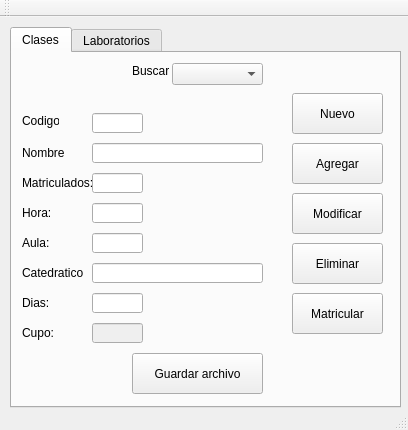
<?xml version="1.0" encoding="UTF-8"?>
<ui version="4.0">
 <class>MainWindow</class>
 <widget class="QMainWindow" name="MainWindow">
  <property name="geometry">
   <rect>
    <x>0</x>
    <y>0</y>
    <width>408</width>
    <height>430</height>
   </rect>
  </property>
  <property name="maximumSize">
   <size>
    <width>410</width>
    <height>430</height>
   </size>
  </property>
  <property name="windowTitle">
   <string>Control Academico</string>
  </property>
  <property name="autoFillBackground">
   <bool>false</bool>
  </property>
  <widget class="QWidget" name="centralWidget">
   <widget class="QTabWidget" name="tabWidget">
    <property name="geometry">
     <rect>
      <x>10</x>
      <y>10</y>
      <width>391</width>
      <height>381</height>
     </rect>
    </property>
    <property name="currentIndex">
     <number>0</number>
    </property>
    <widget class="QWidget" name="tab">
     <attribute name="title">
      <string>Clases</string>
     </attribute>
     <widget class="QLabel" name="label">
      <property name="geometry">
       <rect>
        <x>10</x>
        <y>60</y>
        <width>37</width>
        <height>16</height>
       </rect>
      </property>
      <property name="text">
       <string>Codigo:</string>
      </property>
     </widget>
     <widget class="QLineEdit" name="TxtCatedratico">
      <property name="geometry">
       <rect>
        <x>80</x>
        <y>210</y>
        <width>171</width>
        <height>20</height>
       </rect>
      </property>
     </widget>
     <widget class="QLabel" name="label_4">
      <property name="geometry">
       <rect>
        <x>10</x>
        <y>150</y>
        <width>43</width>
        <height>20</height>
       </rect>
      </property>
      <property name="text">
       <string>Hora:</string>
      </property>
     </widget>
     <widget class="QLineEdit" name="TxtMatriculados">
      <property name="geometry">
       <rect>
        <x>80</x>
        <y>120</y>
        <width>51</width>
        <height>20</height>
       </rect>
      </property>
     </widget>
     <widget class="QLineEdit" name="TxtDias">
      <property name="geometry">
       <rect>
        <x>80</x>
        <y>240</y>
        <width>51</width>
        <height>20</height>
       </rect>
      </property>
     </widget>
     <widget class="QLineEdit" name="TxtNombre">
      <property name="geometry">
       <rect>
        <x>80</x>
        <y>90</y>
        <width>171</width>
        <height>20</height>
       </rect>
      </property>
      <property name="cursorMoveStyle">
       <enum>Qt::LogicalMoveStyle</enum>
      </property>
     </widget>
     <widget class="QLabel" name="label_6">
      <property name="geometry">
       <rect>
        <x>10</x>
        <y>210</y>
        <width>61</width>
        <height>20</height>
       </rect>
      </property>
      <property name="text">
       <string>Catedratico:</string>
      </property>
     </widget>
     <widget class="QLabel" name="label_2">
      <property name="geometry">
       <rect>
        <x>10</x>
        <y>90</y>
        <width>43</width>
        <height>20</height>
       </rect>
      </property>
      <property name="text">
       <string>Nombre:</string>
      </property>
     </widget>
     <widget class="QLabel" name="label_5">
      <property name="geometry">
       <rect>
        <x>10</x>
        <y>180</y>
        <width>43</width>
        <height>20</height>
       </rect>
      </property>
      <property name="text">
       <string>Aula:</string>
      </property>
     </widget>
     <widget class="QLineEdit" name="TxtCodigo">
      <property name="geometry">
       <rect>
        <x>80</x>
        <y>60</y>
        <width>51</width>
        <height>20</height>
       </rect>
      </property>
     </widget>
     <widget class="QLineEdit" name="TxtHora">
      <property name="geometry">
       <rect>
        <x>80</x>
        <y>150</y>
        <width>51</width>
        <height>20</height>
       </rect>
      </property>
     </widget>
     <widget class="QLineEdit" name="TxtAula">
      <property name="geometry">
       <rect>
        <x>80</x>
        <y>180</y>
        <width>51</width>
        <height>20</height>
       </rect>
      </property>
     </widget>
     <widget class="QLabel" name="label_3">
      <property name="geometry">
       <rect>
        <x>10</x>
        <y>120</y>
        <width>71</width>
        <height>20</height>
       </rect>
      </property>
      <property name="text">
       <string>Matriculados:</string>
      </property>
     </widget>
     <widget class="QLabel" name="label_7">
      <property name="geometry">
       <rect>
        <x>10</x>
        <y>240</y>
        <width>43</width>
        <height>20</height>
       </rect>
      </property>
      <property name="text">
       <string>Dias:</string>
      </property>
     </widget>
     <widget class="QPushButton" name="BtnEliminar">
      <property name="geometry">
       <rect>
        <x>280</x>
        <y>190</y>
        <width>91</width>
        <height>41</height>
       </rect>
      </property>
      <property name="text">
       <string>Eliminar</string>
      </property>
     </widget>
     <widget class="QPushButton" name="BtnModificar">
      <property name="geometry">
       <rect>
        <x>280</x>
        <y>140</y>
        <width>91</width>
        <height>41</height>
       </rect>
      </property>
      <property name="text">
       <string>Modificar</string>
      </property>
     </widget>
     <widget class="QPushButton" name="BtnMatricular">
      <property name="geometry">
       <rect>
        <x>280</x>
        <y>240</y>
        <width>91</width>
        <height>41</height>
       </rect>
      </property>
      <property name="text">
       <string>Matricular</string>
      </property>
     </widget>
     <widget class="QPushButton" name="BtnNuevo">
      <property name="geometry">
       <rect>
        <x>280</x>
        <y>40</y>
        <width>91</width>
        <height>41</height>
       </rect>
      </property>
      <property name="text">
       <string>Nuevo</string>
      </property>
     </widget>
     <widget class="QPushButton" name="BtnGuardar">
      <property name="geometry">
       <rect>
        <x>120</x>
        <y>300</y>
        <width>131</width>
        <height>41</height>
       </rect>
      </property>
      <property name="text">
       <string>Guardar archivo</string>
      </property>
     </widget>
     <widget class="QLabel" name="label_15">
      <property name="geometry">
       <rect>
        <x>120</x>
        <y>10</y>
        <width>37</width>
        <height>16</height>
       </rect>
      </property>
      <property name="text">
       <string>Buscar:</string>
      </property>
     </widget>
     <widget class="QComboBox" name="CboCodigo">
      <property name="geometry">
       <rect>
        <x>160</x>
        <y>10</y>
        <width>91</width>
        <height>22</height>
       </rect>
      </property>
     </widget>
     <widget class="QPushButton" name="BtnAgregar">
      <property name="geometry">
       <rect>
        <x>280</x>
        <y>90</y>
        <width>91</width>
        <height>41</height>
       </rect>
      </property>
      <property name="text">
       <string>Agregar</string>
      </property>
     </widget>
     <widget class="QLineEdit" name="TxtCupo">
      <property name="enabled">
       <bool>false</bool>
      </property>
      <property name="geometry">
       <rect>
        <x>80</x>
        <y>270</y>
        <width>51</width>
        <height>20</height>
       </rect>
      </property>
     </widget>
     <widget class="QLabel" name="label_17">
      <property name="geometry">
       <rect>
        <x>10</x>
        <y>270</y>
        <width>43</width>
        <height>20</height>
       </rect>
      </property>
      <property name="text">
       <string>Cupo:</string>
      </property>
     </widget>
    </widget>
    <widget class="QWidget" name="tab_2">
     <attribute name="title">
      <string>Laboratorios</string>
     </attribute>
     <widget class="QLineEdit" name="TxtMatriculados_2">
      <property name="geometry">
       <rect>
        <x>90</x>
        <y>120</y>
        <width>51</width>
        <height>20</height>
       </rect>
      </property>
     </widget>
     <widget class="QLabel" name="label_8">
      <property name="geometry">
       <rect>
        <x>10</x>
        <y>60</y>
        <width>37</width>
        <height>16</height>
       </rect>
      </property>
      <property name="text">
       <string>Codigo:</string>
      </property>
     </widget>
     <widget class="QLineEdit" name="TxtNombre_2">
      <property name="geometry">
       <rect>
        <x>90</x>
        <y>90</y>
        <width>171</width>
        <height>20</height>
       </rect>
      </property>
     </widget>
     <widget class="QLabel" name="label_13">
      <property name="geometry">
       <rect>
        <x>10</x>
        <y>210</y>
        <width>61</width>
        <height>20</height>
       </rect>
      </property>
      <property name="text">
       <string>Instructor:</string>
      </property>
     </widget>
     <widget class="QLineEdit" name="TxtDias_2">
      <property name="enabled">
       <bool>false</bool>
      </property>
      <property name="geometry">
       <rect>
        <x>90</x>
        <y>240</y>
        <width>51</width>
        <height>20</height>
       </rect>
      </property>
     </widget>
     <widget class="QLineEdit" name="TxtCodigo_2">
      <property name="geometry">
       <rect>
        <x>90</x>
        <y>60</y>
        <width>51</width>
        <height>20</height>
       </rect>
      </property>
     </widget>
     <widget class="QLineEdit" name="TxtCatedratico_2">
      <property name="geometry">
       <rect>
        <x>90</x>
        <y>210</y>
        <width>171</width>
        <height>20</height>
       </rect>
      </property>
     </widget>
     <widget class="QLabel" name="label_9">
      <property name="geometry">
       <rect>
        <x>10</x>
        <y>90</y>
        <width>43</width>
        <height>20</height>
       </rect>
      </property>
      <property name="text">
       <string>Nombre:</string>
      </property>
     </widget>
     <widget class="QLabel" name="label_10">
      <property name="geometry">
       <rect>
        <x>10</x>
        <y>120</y>
        <width>71</width>
        <height>20</height>
       </rect>
      </property>
      <property name="text">
       <string>Matriculados:</string>
      </property>
     </widget>
     <widget class="QLineEdit" name="TxtAula_2">
      <property name="geometry">
       <rect>
        <x>90</x>
        <y>180</y>
        <width>51</width>
        <height>20</height>
       </rect>
      </property>
     </widget>
     <widget class="QLabel" name="label_14">
      <property name="geometry">
       <rect>
        <x>10</x>
        <y>240</y>
        <width>43</width>
        <height>20</height>
       </rect>
      </property>
      <property name="text">
       <string>Dias:</string>
      </property>
     </widget>
     <widget class="QLabel" name="label_11">
      <property name="geometry">
       <rect>
        <x>10</x>
        <y>150</y>
        <width>43</width>
        <height>20</height>
       </rect>
      </property>
      <property name="text">
       <string>Hora:</string>
      </property>
     </widget>
     <widget class="QLineEdit" name="TxtHora_2">
      <property name="geometry">
       <rect>
        <x>90</x>
        <y>150</y>
        <width>51</width>
        <height>20</height>
       </rect>
      </property>
     </widget>
     <widget class="QLabel" name="label_12">
      <property name="geometry">
       <rect>
        <x>10</x>
        <y>180</y>
        <width>81</width>
        <height>20</height>
       </rect>
      </property>
      <property name="text">
       <string>No. laboratorio:</string>
      </property>
     </widget>
     <widget class="QPushButton" name="BtnGuardar_2">
      <property name="geometry">
       <rect>
        <x>120</x>
        <y>300</y>
        <width>131</width>
        <height>41</height>
       </rect>
      </property>
      <property name="text">
       <string>Guardar archivo</string>
      </property>
     </widget>
     <widget class="QPushButton" name="BtnNuevo_2">
      <property name="geometry">
       <rect>
        <x>280</x>
        <y>40</y>
        <width>91</width>
        <height>41</height>
       </rect>
      </property>
      <property name="text">
       <string>Nuevo</string>
      </property>
     </widget>
     <widget class="QPushButton" name="BtnModificar_2">
      <property name="geometry">
       <rect>
        <x>280</x>
        <y>140</y>
        <width>91</width>
        <height>41</height>
       </rect>
      </property>
      <property name="text">
       <string>Modificar</string>
      </property>
     </widget>
     <widget class="QPushButton" name="BtnEliminar_2">
      <property name="geometry">
       <rect>
        <x>280</x>
        <y>190</y>
        <width>91</width>
        <height>41</height>
       </rect>
      </property>
      <property name="text">
       <string>Eliminar</string>
      </property>
     </widget>
     <widget class="QPushButton" name="BtnMatricular_2">
      <property name="geometry">
       <rect>
        <x>280</x>
        <y>240</y>
        <width>91</width>
        <height>41</height>
       </rect>
      </property>
      <property name="text">
       <string>Matricular</string>
      </property>
     </widget>
     <widget class="QComboBox" name="CboCodigo_2">
      <property name="geometry">
       <rect>
        <x>160</x>
        <y>10</y>
        <width>91</width>
        <height>22</height>
       </rect>
      </property>
     </widget>
     <widget class="QLabel" name="label_16">
      <property name="geometry">
       <rect>
        <x>120</x>
        <y>10</y>
        <width>37</width>
        <height>16</height>
       </rect>
      </property>
      <property name="text">
       <string>Buscar:</string>
      </property>
     </widget>
     <widget class="QPushButton" name="BtnAgregar_2">
      <property name="geometry">
       <rect>
        <x>280</x>
        <y>90</y>
        <width>91</width>
        <height>41</height>
       </rect>
      </property>
      <property name="text">
       <string>Agregar</string>
      </property>
     </widget>
     <widget class="QLabel" name="label_18">
      <property name="geometry">
       <rect>
        <x>10</x>
        <y>270</y>
        <width>43</width>
        <height>20</height>
       </rect>
      </property>
      <property name="text">
       <string>Cupo:</string>
      </property>
     </widget>
     <widget class="QLineEdit" name="TxtCupo_2">
      <property name="enabled">
       <bool>false</bool>
      </property>
      <property name="geometry">
       <rect>
        <x>90</x>
        <y>270</y>
        <width>51</width>
        <height>20</height>
       </rect>
      </property>
     </widget>
    </widget>
   </widget>
   <widget class="QPushButton" name="pushButton">
    <property name="geometry">
     <rect>
      <x>30</x>
      <y>410</y>
      <width>75</width>
      <height>23</height>
     </rect>
    </property>
    <property name="text">
     <string>PushButton</string>
    </property>
   </widget>
  </widget>
  <widget class="QMenuBar" name="menuBar">
   <property name="geometry">
    <rect>
     <x>0</x>
     <y>0</y>
     <width>408</width>
     <height>21</height>
    </rect>
   </property>
  </widget>
  <widget class="QToolBar" name="mainToolBar">
   <attribute name="toolBarArea">
    <enum>TopToolBarArea</enum>
   </attribute>
   <attribute name="toolBarBreak">
    <bool>false</bool>
   </attribute>
  </widget>
  <widget class="QStatusBar" name="statusBar"/>
 </widget>
 <layoutdefault spacing="6" margin="11"/>
 <tabstops>
  <tabstop>TxtCodigo_2</tabstop>
  <tabstop>TxtNombre_2</tabstop>
  <tabstop>TxtMatriculados_2</tabstop>
  <tabstop>TxtHora_2</tabstop>
  <tabstop>TxtAula_2</tabstop>
  <tabstop>TxtCatedratico_2</tabstop>
  <tabstop>TxtDias_2</tabstop>
  <tabstop>TxtCupo_2</tabstop>
  <tabstop>BtnNuevo_2</tabstop>
  <tabstop>BtnAgregar_2</tabstop>
  <tabstop>BtnModificar_2</tabstop>
  <tabstop>BtnEliminar_2</tabstop>
  <tabstop>BtnMatricular_2</tabstop>
  <tabstop>BtnGuardar_2</tabstop>
  <tabstop>CboCodigo_2</tabstop>
  <tabstop>pushButton</tabstop>
  <tabstop>TxtCodigo</tabstop>
  <tabstop>TxtNombre</tabstop>
  <tabstop>TxtMatriculados</tabstop>
  <tabstop>TxtHora</tabstop>
  <tabstop>TxtAula</tabstop>
  <tabstop>TxtCatedratico</tabstop>
  <tabstop>TxtDias</tabstop>
  <tabstop>TxtCupo</tabstop>
  <tabstop>BtnNuevo</tabstop>
  <tabstop>BtnAgregar</tabstop>
  <tabstop>BtnModificar</tabstop>
  <tabstop>BtnEliminar</tabstop>
  <tabstop>BtnMatricular</tabstop>
  <tabstop>BtnGuardar</tabstop>
  <tabstop>CboCodigo</tabstop>
  <tabstop>tabWidget</tabstop>
 </tabstops>
 <resources/>
 <connections/>
</ui>
